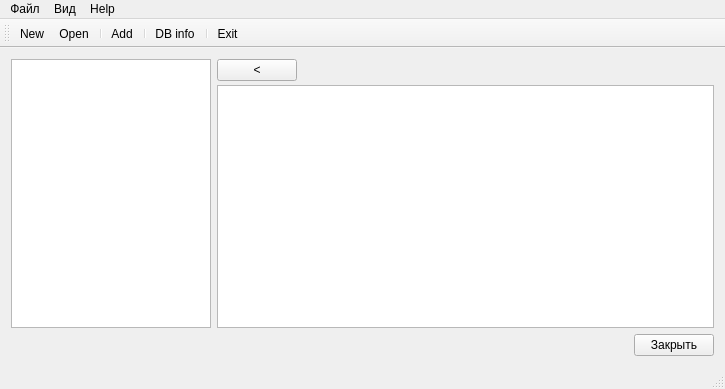
<?xml version="1.0" encoding="UTF-8"?>
<ui version="4.0">
 <class>MainWindow</class>
 <widget class="QMainWindow" name="MainWindow">
  <property name="geometry">
   <rect>
    <x>0</x>
    <y>0</y>
    <width>725</width>
    <height>389</height>
   </rect>
  </property>
  <property name="windowTitle">
   <string>MainWindow</string>
  </property>
  <widget class="QWidget" name="centralWidget">
   <layout class="QVBoxLayout" name="verticalLayout">
    <item>
     <layout class="QHBoxLayout" name="horizontalLayout">
      <item>
       <widget class="QListWidget" name="volumes_list">
        <property name="maximumSize">
         <size>
          <width>200</width>
          <height>16777215</height>
         </size>
        </property>
       </widget>
      </item>
      <item>
       <widget class="QWidget" name="widget" native="true">
        <layout class="QVBoxLayout" name="verticalLayout_2">
         <property name="spacing">
          <number>0</number>
         </property>
         <property name="leftMargin">
          <number>0</number>
         </property>
         <property name="topMargin">
          <number>0</number>
         </property>
         <property name="rightMargin">
          <number>0</number>
         </property>
         <property name="bottomMargin">
          <number>0</number>
         </property>
         <item>
          <widget class="QWidget" name="widget_2" native="true">
           <layout class="QHBoxLayout" name="horizontalLayout_3">
            <property name="leftMargin">
             <number>0</number>
            </property>
            <property name="topMargin">
             <number>0</number>
            </property>
            <property name="rightMargin">
             <number>0</number>
            </property>
            <property name="bottomMargin">
             <number>4</number>
            </property>
            <item>
             <widget class="QPushButton" name="exp_back_button">
              <property name="text">
               <string>&lt;</string>
              </property>
             </widget>
            </item>
            <item>
             <spacer name="horizontalSpacer_2">
              <property name="orientation">
               <enum>Qt::Horizontal</enum>
              </property>
              <property name="sizeHint" stdset="0">
               <size>
                <width>40</width>
                <height>20</height>
               </size>
              </property>
             </spacer>
            </item>
           </layout>
          </widget>
         </item>
         <item>
          <widget class="QTreeView" name="files_list">
           <property name="rootIsDecorated">
            <bool>false</bool>
           </property>
          </widget>
         </item>
        </layout>
       </widget>
      </item>
     </layout>
    </item>
    <item>
     <layout class="QHBoxLayout" name="horizontalLayout_2">
      <item>
       <spacer name="horizontalSpacer">
        <property name="orientation">
         <enum>Qt::Horizontal</enum>
        </property>
        <property name="sizeHint" stdset="0">
         <size>
          <width>40</width>
          <height>20</height>
         </size>
        </property>
       </spacer>
      </item>
      <item>
       <widget class="QPushButton" name="app_close_button">
        <property name="text">
         <string>Закрыть</string>
        </property>
        <property name="icon">
         <iconset resource="../rc.qrc">
          <normaloff>:/icons/media/icons/exit_16.png</normaloff>:/icons/media/icons/exit_16.png</iconset>
        </property>
       </widget>
      </item>
     </layout>
    </item>
   </layout>
  </widget>
  <widget class="QMenuBar" name="menuBar">
   <property name="geometry">
    <rect>
     <x>0</x>
     <y>0</y>
     <width>725</width>
     <height>19</height>
    </rect>
   </property>
   <widget class="QMenu" name="menuFile">
    <property name="title">
     <string>Файл</string>
    </property>
    <addaction name="actionNew"/>
    <addaction name="actionOpen"/>
    <addaction name="separator"/>
    <addaction name="actionAdd"/>
    <addaction name="separator"/>
    <addaction name="actionDB_info"/>
    <addaction name="separator"/>
    <addaction name="actionExit"/>
   </widget>
   <widget class="QMenu" name="menuView">
    <property name="title">
     <string>Вид</string>
    </property>
   </widget>
   <widget class="QMenu" name="menuHelp">
    <property name="title">
     <string>Help</string>
    </property>
   </widget>
   <addaction name="menuFile"/>
   <addaction name="menuView"/>
   <addaction name="menuHelp"/>
  </widget>
  <widget class="QToolBar" name="mainToolBar">
   <attribute name="toolBarArea">
    <enum>TopToolBarArea</enum>
   </attribute>
   <attribute name="toolBarBreak">
    <bool>false</bool>
   </attribute>
   <addaction name="actionNew"/>
   <addaction name="actionOpen"/>
   <addaction name="separator"/>
   <addaction name="actionAdd"/>
   <addaction name="separator"/>
   <addaction name="actionDB_info"/>
   <addaction name="separator"/>
   <addaction name="actionExit"/>
  </widget>
  <widget class="QStatusBar" name="statusBar"/>
  <action name="actionNew">
   <property name="icon">
    <iconset resource="../rc.qrc">
     <normaloff>:/icons/media/icons/new_32.png</normaloff>:/icons/media/icons/new_32.png</iconset>
   </property>
   <property name="text">
    <string>New</string>
   </property>
  </action>
  <action name="actionOpen">
   <property name="icon">
    <iconset resource="../rc.qrc">
     <normaloff>:/icons/media/icons/open_32.png</normaloff>:/icons/media/icons/open_32.png</iconset>
   </property>
   <property name="text">
    <string>Open</string>
   </property>
  </action>
  <action name="actionExit">
   <property name="icon">
    <iconset resource="../rc.qrc">
     <normaloff>:/icons/media/icons/exit_32.png</normaloff>:/icons/media/icons/exit_32.png</iconset>
   </property>
   <property name="text">
    <string>Exit</string>
   </property>
  </action>
  <action name="actionAdd">
   <property name="icon">
    <iconset resource="../rc.qrc">
     <normaloff>:/icons/media/icons/add_32.png</normaloff>:/icons/media/icons/add_32.png</iconset>
   </property>
   <property name="text">
    <string>Add</string>
   </property>
  </action>
  <action name="actionDB_info">
   <property name="icon">
    <iconset resource="../rc.qrc">
     <normaloff>:/icons/media/icons/db_info_32.png</normaloff>:/icons/media/icons/db_info_32.png</iconset>
   </property>
   <property name="text">
    <string>DB info</string>
   </property>
  </action>
 </widget>
 <layoutdefault spacing="6" margin="11"/>
 <resources>
  <include location="../rc.qrc"/>
 </resources>
 <connections>
  <connection>
   <sender>app_close_button</sender>
   <signal>clicked()</signal>
   <receiver>MainWindow</receiver>
   <slot>close()</slot>
   <hints>
    <hint type="sourcelabel">
     <x>683</x>
     <y>345</y>
    </hint>
    <hint type="destinationlabel">
     <x>666</x>
     <y>364</y>
    </hint>
   </hints>
  </connection>
  <connection>
   <sender>actionExit</sender>
   <signal>triggered()</signal>
   <receiver>MainWindow</receiver>
   <slot>close()</slot>
   <hints>
    <hint type="sourcelabel">
     <x>-1</x>
     <y>-1</y>
    </hint>
    <hint type="destinationlabel">
     <x>362</x>
     <y>194</y>
    </hint>
   </hints>
  </connection>
 </connections>
</ui>
